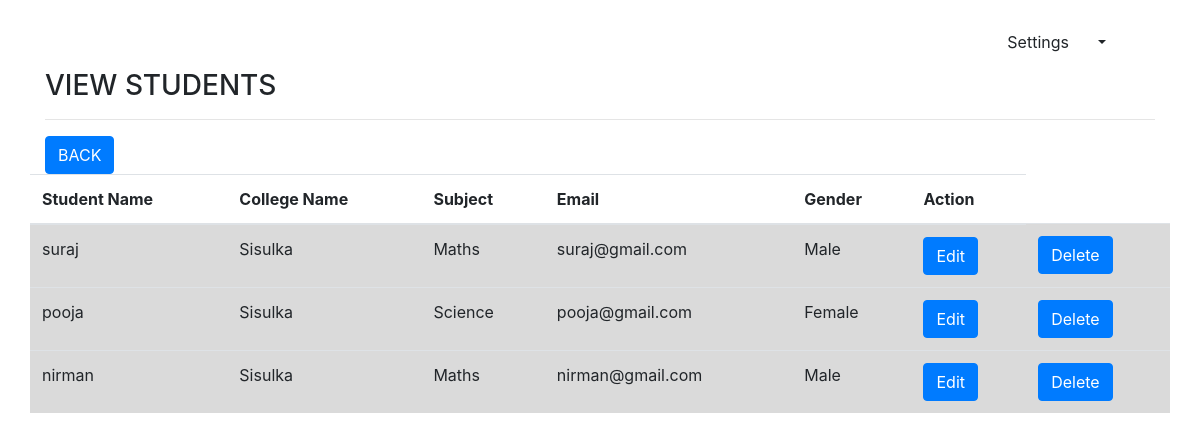
Page /index.php/admin/viewStudents/1 on the committed database.
### tables this page shows
CREATE TABLE `students` (
  `id` int(200) NOT NULL,
  `studentname` varchar(200) NOT NULL,
  `college_id` int(200) NOT NULL,
  `gender` varchar(200) NOT NULL,
  `email` varchar(200) NOT NULL,
  `subject` varchar(200) NOT NULL
);

CREATE TABLE `college` (
  `college_id` int(200) NOT NULL,
  `collegename` varchar(200) NOT NULL,
  `branch` varchar(200) NOT NULL
);

### application/controllers/admin.php (called while the page is built, shortened)
<?php
class Admin extends CI_Controller {
	public function viewStudents($college_id){
		$this-> load ->view('header.php');
		$this->load->model('query');
		$data['students'] = $this->query->getStudents($college_id);
		$this->load->view('viewStudents',$data);
	}
}
?>

### index.php (called while the page is built, shortened)
<?php
require_once BASEPATH.'core/CodeIgniter.php';

### application/models/query.php (called while the page is built, shortened)
<?php
	class query extends CI_Model{
		public function getStudents($college_id){
			$this->db->select([ 'students.id','students.studentname','college.collegename','students.email','students.gender','students.subject']);
			$this->db->from('students');
			$this->db->join('college','college.college_id = students.college_id');
			$this->db->where(['students.college_id' => $college_id]);
			$students = $this->db->get();
			return $students->result();
		}
	}
?>

### application/views/viewStudents.php (the view)
<div class="container">
<h3>VIEW STUDENTS</h3>
 <hr>
 <?php echo anchor("admin/dashboard","BACK" , ['class'=>'btn btn-primary']);?>
 <div class="row">
 	<table class="table table-hover">
 		<thead>
 			<tr>
 				<th scope="col">Student Name</th>
 				<th scope="col">College Name</th>
 				<th scope="col">Subject</th>
 				<th scope="col">Email</th>
 				<th scope="col">Gender</th>
 				<th scope="col">Action</th>
 			</tr>
 		</thead>
 		<tbody>
 			<?php if(count($students)):?>
 		<?php foreach($students as $student):?>
 		<tr class="table-active">
 			<td><?php echo $student->studentname?></td>
 			<td><?php echo $student->collegename?></td>
 			<td><?php echo $student->subject?></td>
 			<td><?php echo $student->email?></td>
 			<td><?php echo $student->gender?></td>
 			<td><?php echo anchor("admin/editStudent/{$student->id}" ,"Edit",['CLASS'=>"btn btn-primary"]); ?>
 				<td><?php echo anchor("admin/deleteStudent/{$student->id}" ,"Delete",['CLASS'=>"btn btn-primary"]); ?>
 </td>
 		</tr>
 	<?php endforeach; ?>
 <?php else: ?>
 <tr>
 	<td>No Record Found!</td>
 </tr>
 <?php endif; ?>
 		</tbody>
 	</table>
 </div>
</div>

### rows in the picture
students: studentname "suraj", college.collegename "Sisulka", subject "Maths", email "suraj@gmail.com", gender "Male", id "Edit", id "Delete"
students: studentname "pooja", college.collegename "Sisulka", subject "Science", email "pooja@gmail.com", gender "Female", id "Edit", id "Delete"
students: studentname "nirman", college.collegename "Sisulka", subject "Maths", email "nirman@gmail.com", gender "Male", id "Edit", id "Delete"

### other values in the picture
anchor("admin/dashboard","BACK" , ['class'=>'btn btn-primary']) "BACK"
